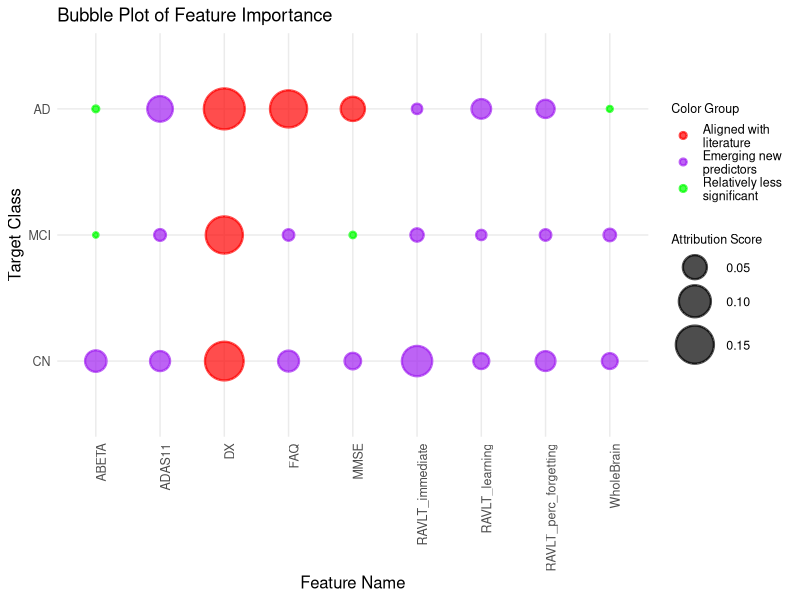

Generate this figure with R:
# library(tidyverse)
# library(plotly)
# 
# data <- mtcars %>% mutate(cyl = factor(cyl),
#                           Model = rownames(mtcars))
# print(data)
# 
# 
# plot1 <- data %>% ggplot(aes(x = wt, y = mpg, size = hp)) + 
#                   geom_point(alpha = 0.5)
# plot1


# Load required packages
# library(ggplot2)
# library(readxl)
# 
# # Read the data from Excel file
# data <- read_excel("12.xlsx")
# 
# # Reshape the data to a long format
# data_long <- reshape2::melt(data, id.vars = "Feature Name", 
#                             measure.vars = c("CN Mean", "MCI Mean", "AD Mean"),
#                             variable.name = "Condition", 
#                             value.name = "Value")
# 
# # Create the bubble plot
# ggplot(data_long, aes(x = Condition, y = `Feature Name`, size = Value)) +
#   geom_point(alpha = 0.7) + 
#   theme_minimal() +
#   labs(title = "Bubble Plot of Feature Importance by Condition",
#        x = "Condition",
#        y = "Feature Name",
#        size = "Value") +
#   scale_size(range = c(1, 10)) # Adjust bubble size range if necessary
# 
library(ggplot2)
library(readxl)
library(reshape2)

# Read the data from Excel file
data <- read_excel("12.xlsx")

# Add columns for the color grouping for each condition
data$Color_CN <- c("red", "purple", "purple", "purple", "purple", "purple", 
                   "purple", "purple", "purple")
data$Color_MCI <- c("red", "purple", "green", "purple", "purple", "purple", 
                    "purple", "purple", "green")
data$Color_AD <- c("red", "purple", "red", "purple", "purple", "purple", 
                   "red", "green", "green")

# Reshape the data to a long format
data_long <- melt(data, id.vars = c("Feature Name", "Color_CN", "Color_MCI", "Color_AD"), 
                  measure.vars = c("CN", "MCI", "AD"),
                  variable.name = "Condition", 
                  value.name = "Value")

# Map the color for each condition based on the feature and condition
data_long$Color <- ifelse(data_long$Condition == "CN", data_long$Color_CN,
                          ifelse(data_long$Condition == "MCI", data_long$Color_MCI,
                                 data_long$Color_AD))

# Create a factor for ColorGroup with meaningful labels for the legend
data_long$ColorGroup <- factor(data_long$Color, 
                               levels = c("red", "purple", "green"), 
                               labels = c("Aligned with \nliterature", "Emerging new \npredictors", 
                                          "Relatively less \nsignificant"))

# Create the bubble plot
# ggplot(data_long, aes(x = Condition, y = `Feature Name`, size = Value, color = ColorGroup)) +
#   geom_point(alpha = 0.7) + 
#   theme_minimal() +
#   labs(title = "Bubble Plot of Feature Importance",
#        x = "Target Class",
#        y = "Feature Name",
#        size = "Attribution Score",
#        color = "Color Group") +  # Legend for color groups
#   scale_size(range = c(1, 13)) + # Adjust bubble size range if necessary
#   scale_color_manual(values = c("Group 1" = "red", "Group 2" = "purple")) + # Manually set colors
#   theme(
#     text = element_text(color = "black"), # Set font family and color
#     axis.title = element_text(size = 12), # Adjust size as needed
#     axis.text = element_text(size = 12), # Adjust size as needed
#     legend.title = element_text(size = 12), # Adjust size as needed
#     legend.text = element_text(size = 12) # Adjust size as needed
#   )
# 


ggplot(data_long, aes(x = `Feature Name`, y = Condition, size = Value, color = ColorGroup)) +
  geom_point(alpha = 0.7, stroke = 1.2) +  # Darken the bubble outlines and adjust thickness
  theme_minimal() +
  labs(title = "Bubble Plot of Feature Importance",
       x = "Feature Name",
       y = "Target Class",
       size = "Attribution Score",
       color = "Color Group") +  # Legend for color groups
  scale_size(range = c(1, 13)) + # Adjust bubble size range if necessary
  scale_color_manual(values = c("Aligned with \nliterature" = "red", "Emerging new \npredictors" = "purple", 
                                "Relatively less \nsignificant" = "green")) + # Manually set colors
  theme(
    text = element_text(color = "black"), # Set font family and color
    axis.title = element_text(size = 12), # Adjust size as needed
    axis.text.x = element_text(size = 9, angle = 90, hjust = 1), # Rotate x-axis labels
    axis.text.y = element_text(size = 9), # Adjust size as needed
    legend.title = element_text(size = 9), # Adjust size as needed
    legend.text = element_text(size = 9) # Adjust size as needed
  )





